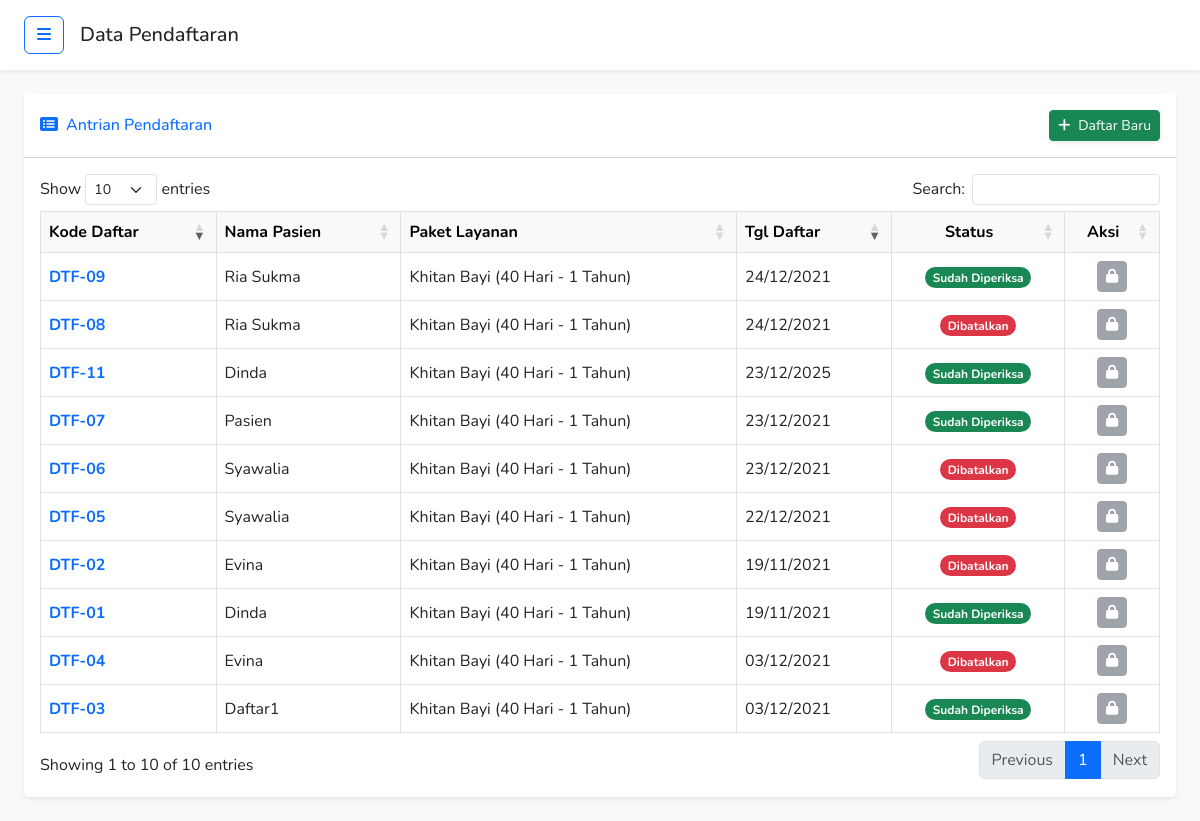
Screenshot of /data-pendaftaran/pendaftaran.php (signed in) with the database file from the repository.
### tables this page shows
CREATE TABLE `tb_pendaftaran` (
  `id_pendaftaran` int NOT NULL,
  `kd_pendaftaran` varchar(10) NOT NULL,
  `id_pasien` int NOT NULL,
  `id_paket` int DEFAULT NULL,
  `status` enum('0','1','2') NOT NULL,
  `tgl_pendaftaran` date NOT NULL
);

CREATE TABLE `tb_pasien` (
  `id_pasien` int NOT NULL,
  `nm_pasien` varchar(30) NOT NULL,
  `nm_orangtua` varchar(255) DEFAULT NULL,
  `tgl_lahir` date NOT NULL,
  `no_telp` varchar(15) NOT NULL,
  `alamat` text NOT NULL
);

CREATE TABLE `tb_paket` (
  `id_paket` int NOT NULL,
  `nm_paket` varchar(255) NOT NULL,
  `hrg_min` int UNSIGNED NOT NULL,
  `hrg_max` int UNSIGNED DEFAULT NULL
);

### data-pendaftaran/pendaftaran.php (the view, shortened to what this page needs)
<?php
include '../koneksi.php';
?>
<!DOCTYPE html>
<html lang="id">
<head>
    <link href="https://cdn.jsdelivr.net/npm/bootstrap@5.3.0/dist/css/bootstrap.min.css" rel="stylesheet">
    <link rel="stylesheet" href="https://cdnjs.cloudflare.com/ajax/libs/font-awesome/6.4.0/css/all.min.css">
    <link rel="stylesheet" href="https://cdn.datatables.net/1.13.4/css/dataTables.bootstrap5.min.css">
</head>
<body>
    <div class="d-flex" id="wrapper">
        <div id="page-content-wrapper">
            <nav class="navbar navbar-expand-lg navbar-light bg-white py-3 px-4 shadow-sm">
                <div class="d-flex align-items-center">
                    <button class="btn btn-outline-primary" id="sidebarToggle"><i class="fas fa-bars"></i></button>
                    <h5 class="ms-3 mb-0 d-none d-md-block">Data Pendaftaran</h5>
                </div>
            </nav>
            <div class="container-fluid px-4 mt-4">
                <div class="card mb-4 border-0 shadow-sm">
                    <div class="card-header bg-white py-3 d-flex justify-content-between align-items-center">
                        <h6 class="m-0 font-weight-bold text-primary"><i class="fas fa-list-alt me-2"></i>Antrian
                            Pendaftaran</h6>
                        <a href="pendaftaran_tambah.php" class="btn btn-success btn-sm shadow-sm">
                            <i class="fas fa-plus me-1"></i> Daftar Baru
                        </a>
                    </div>
                    <div class="card-body">
                        <div class="table-responsive">
                            <table class="table table-bordered table-hover align-middle" id="dataTable" width="100%">
                                <thead class="table-light">
                                    <tr>
                                        <th>Kode Daftar</th>
                                        <th>Nama Pasien</th>
                                        <th>Paket Layanan</th>
                                        <th>Tgl Daftar</th>
                                        <th class="text-center">Status</th>
                                        <th class="text-center">Aksi</th>
                                    </tr>
                                </thead>
                                <tbody>
                                    <?php
                                    $query = "SELECT a.*, b.nm_pasien, c.nm_paket
                                              FROM tb_pendaftaran a
                                              JOIN tb_pasien b ON a.id_pasien = b.id_pasien
                                              JOIN tb_paket c ON a.id_paket = c.id_paket
                                              ORDER BY a.tgl_pendaftaran DESC, a.kd_pendaftaran DESC";
                                    $ambil = $koneksi->query($query);
                                    while ($pecah = $ambil->fetch_assoc()) {
                                    ?>
                                    <tr>
                                        <td class="fw-bold text-primary"><?= $pecah['kd_pendaftaran']; ?></td>
                                        <td><?= $pecah['nm_pasien']; ?></td>
                                        <td><?= $pecah['nm_paket']; ?></td>
                                        <td><?= date('d/m/Y', strtotime($pecah['tgl_pendaftaran'])); ?></td>
                                        <td class="text-center">
                                            <?php if ($pecah['status'] == 0) { ?>
                                            <span class="badge bg-primary rounded-pill">Belum Diperiksa</span>
                                            <?php } elseif ($pecah['status'] == 1) { ?>
                                            <span class="badge bg-success rounded-pill">Sudah Diperiksa</span>
                                            <?php } else { ?>
                                            <span class="badge bg-danger rounded-pill">Dibatalkan</span>
                                            <?php } ?>
                                        </td>
                                        <td class="text-center">
                                            <?php if ($pecah['status'] == 0) { ?>
                                            <a href="pendaftaran_batal.php?id_pendaftaran=<?= $pecah['id_pendaftaran']; ?>"
                                                class="btn btn-danger btn-sm"
                                                onclick="return confirm('Yakin ingin membatalkan pendaftaran ini?');"
                                                title="Batalkan Pendaftaran">
                                                <i class="fas fa-times"></i> Batal
                                            </a>
                                            <?php } else { ?>
                                            <button class="btn btn-secondary btn-sm" disabled><i
                                                    class="fas fa-lock"></i></button>
                                            <?php } ?>
                                        </td>
                                    </tr>
                                    <?php } ?>
                                </tbody>
                            </table>
                        </div>
                    </div>
                </div>
            </div>
        </div>
    </div>
</body>
</html>

### data-pendaftaran/pendaftaran.php (style rules this page uses)
body { font-family: 'Nunito', sans-serif; background-color: #f8f9fa; overflow-x: hidden; }
#wrapper { display: flex; width: 100%; align-items: stretch; }
#page-content-wrapper { width: 100%; margin-left: 0; transition: margin 0.25s ease-out; }

### rows the page displays
tb_pendaftaran: kd_pendaftaran "DTF-11", id_pasien.nm_pasien "Dinda", id_paket.nm_paket "Khitan Bayi (40 Hari - 1 Tahun)", tgl_pendaftaran "23/12/2025", status "Sudah Diperiksa"
tb_pendaftaran: kd_pendaftaran "DTF-09", id_pasien.nm_pasien "Ria Sukma", id_paket.nm_paket "Khitan Bayi (40 Hari - 1 Tahun)", tgl_pendaftaran "24/12/2021", status "Sudah Diperiksa"
tb_pendaftaran: kd_pendaftaran "DTF-08", id_pasien.nm_pasien "Ria Sukma", id_paket.nm_paket "Khitan Bayi (40 Hari - 1 Tahun)", tgl_pendaftaran "24/12/2021", status "Dibatalkan"
tb_pendaftaran: kd_pendaftaran "DTF-07", id_pasien.nm_pasien "Pasien", id_paket.nm_paket "Khitan Bayi (40 Hari - 1 Tahun)", tgl_pendaftaran "23/12/2021", status "Sudah Diperiksa"
tb_pendaftaran: kd_pendaftaran "DTF-06", id_pasien.nm_pasien "Syawalia", id_paket.nm_paket "Khitan Bayi (40 Hari - 1 Tahun)", tgl_pendaftaran "23/12/2021", status "Dibatalkan"
tb_pendaftaran: kd_pendaftaran "DTF-05", id_pasien.nm_pasien "Syawalia", id_paket.nm_paket "Khitan Bayi (40 Hari - 1 Tahun)", tgl_pendaftaran "22/12/2021", status "Dibatalkan"
tb_pendaftaran: kd_pendaftaran "DTF-04", id_pasien.nm_pasien "Evina", id_paket.nm_paket "Khitan Bayi (40 Hari - 1 Tahun)", tgl_pendaftaran "03/12/2021", status "Dibatalkan"
tb_pendaftaran: kd_pendaftaran "DTF-03", id_pasien.nm_pasien "Daftar1", id_paket.nm_paket "Khitan Bayi (40 Hari - 1 Tahun)", tgl_pendaftaran "03/12/2021", status "Sudah Diperiksa"
tb_pendaftaran: kd_pendaftaran "DTF-02", id_pasien.nm_pasien "Evina", id_paket.nm_paket "Khitan Bayi (40 Hari - 1 Tahun)", tgl_pendaftaran "19/11/2021", status "Dibatalkan"
tb_pendaftaran: kd_pendaftaran "DTF-01", id_pasien.nm_pasien "Dinda", id_paket.nm_paket "Khitan Bayi (40 Hari - 1 Tahun)", tgl_pendaftaran "19/11/2021", status "Sudah Diperiksa"
